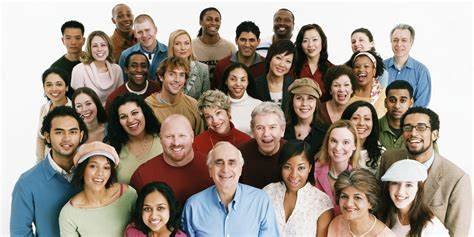
#> input picture Photos/group2.jpeg, 474 x 237 px
$ python main.py
#> lines starting #> are read from the running program, lines starting #| are printed output that depends on the picture; after the words box and inside, x2 and y2 are one past the last pixel; in counts of white or black regions, pixels touching at a corner belong together
import cv2 as cv

img = cv.imread('Photos/group2.jpeg')
#> img is the input picture: shape (237, 474, 3); mean B, G, R 140.1, 150, 161.9
cv.imshow('original photo', img)

gray = cv.cvtColor(img, cv.COLOR_BGR2GRAY )
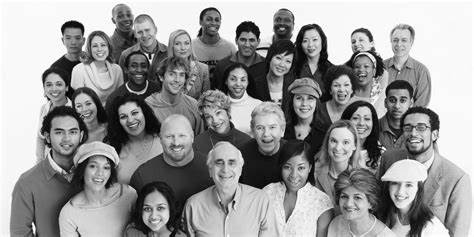
#> gray: shape (237, 474); min 0, max 255, mean 152.4

haar_cascade = cv.CascadeClassifier('haar_face.xml')

faces_rect = haar_cascade.detectMultiScale(gray,scaleFactor=1.1, minNeighbors=2)
#> faces_rect = 30 rows, first 6: [60, 28, 26, 26], [234, 30, 26, 26], [298, 30, 26, 26], [387, 31, 26, 26], [171, 34, 25, 25], [87, 36, 25, 25]
print(f'There are {len(faces_rect)} faces')
#| There are 30 faces

for(x,y,w,h) in faces_rect:
    cv.rectangle(img,(x,y),(x+w,y+h),(0,255,0),thickness= 2)
#> this loop made 30 passes
#> (x, y, w, h) on passes 1 to 12: (60, 28, 26, 26), (234, 30, 26, 26), (298, 30, 26, 26), (387, 31, 26, 26), (171, 34, 25, 25), (87, 36, 25, 25), (269, 49, 27, 27), (125, 55, 27, 27), (350, 57, 26, 26), (162, 62, 29, 29), (224, 69, 27, 27), (40, 73, 29, 29)
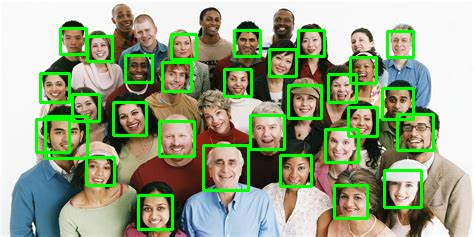
#> img: shape (237, 474, 3); 9.59% of pixels changed, all inside (x1, y1, x2, y2) = (35, 27, 435, 231)

cv.imshow('Detected faces',img)

cv.waitKey(0)

$ run again, with Photos/gosling.jpeg copied over Photos/group2.jpeg
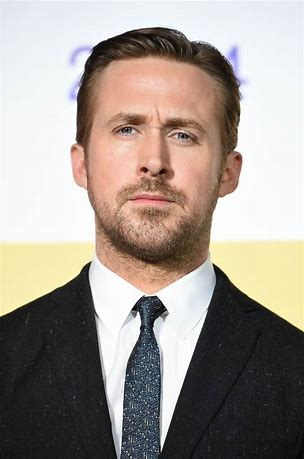
#> input picture Photos/gosling.jpeg, 304 x 459 px
#> img is the input picture: shape (459, 304, 3); mean B, G, R 144.6, 151.9, 160.7
#> `gray = cv.cvtColor(img, cv.COLOR_BGR2GRAY )`:
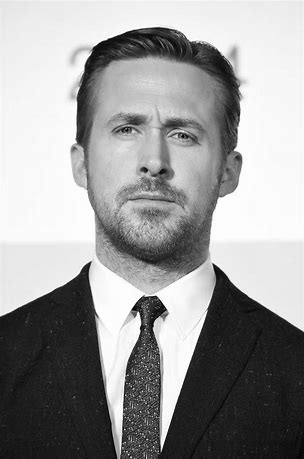
#> gray: shape (459, 304); min 0, max 255, mean 153.7
#> faces_rect = [[70, 62, 171, 171], [104, 266, 117, 117]]
#| There are 2 faces
#> the loop `for(x,y,w,h) in faces_rect:` made 2 passes
#> after the loop `for(x,y,w,h) in faces_rect:`:
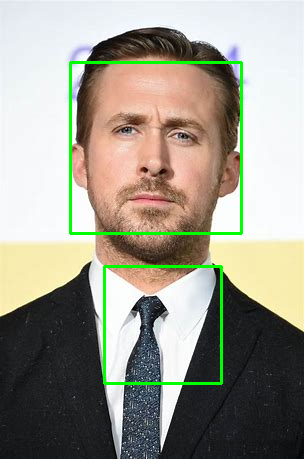
#> img: shape (459, 304, 3); 2.47% of pixels changed, all inside (x1, y1, x2, y2) = (69, 61, 243, 385)

$ run again, with Photos/group.jpeg copied over Photos/group2.jpeg
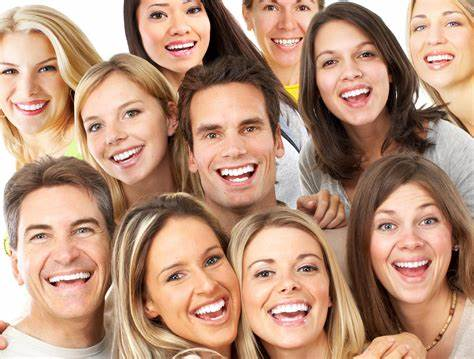
#> input picture Photos/group.jpeg, 474 x 359 px
#> img is the input picture: shape (359, 474, 3); mean B, G, R 123.7, 146.9, 185.4
#> `gray = cv.cvtColor(img, cv.COLOR_BGR2GRAY )`:
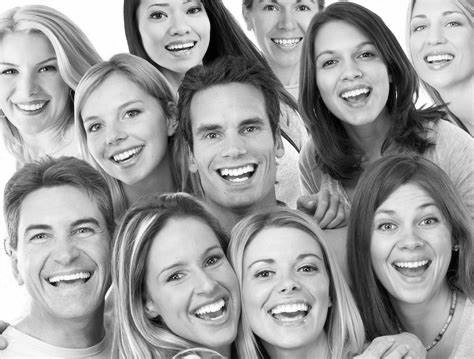
#> gray: shape (359, 474); min 0, max 255, mean 155.8
#> faces_rect = [[262, 30, 48, 48], [400, 2, 69, 69], [305, 26, 87, 87], [360, 188, 94, 94], [67, 83, 94, 94], [177, 89, 108, 108], [12, 191, 106, 106], [227, 226, 115, 115], [137, 225, 110, 110]]
#| There are 9 faces
#> the loop `for(x,y,w,h) in faces_rect:` made 9 passes
#> after the loop `for(x,y,w,h) in faces_rect:`:
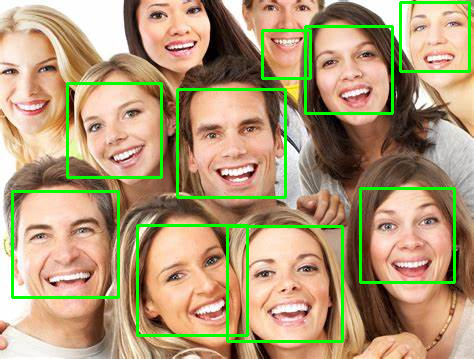
#> img: shape (359, 474, 3); 5.79% of pixels changed, all inside (x1, y1, x2, y2) = (11, 1, 471, 343)
